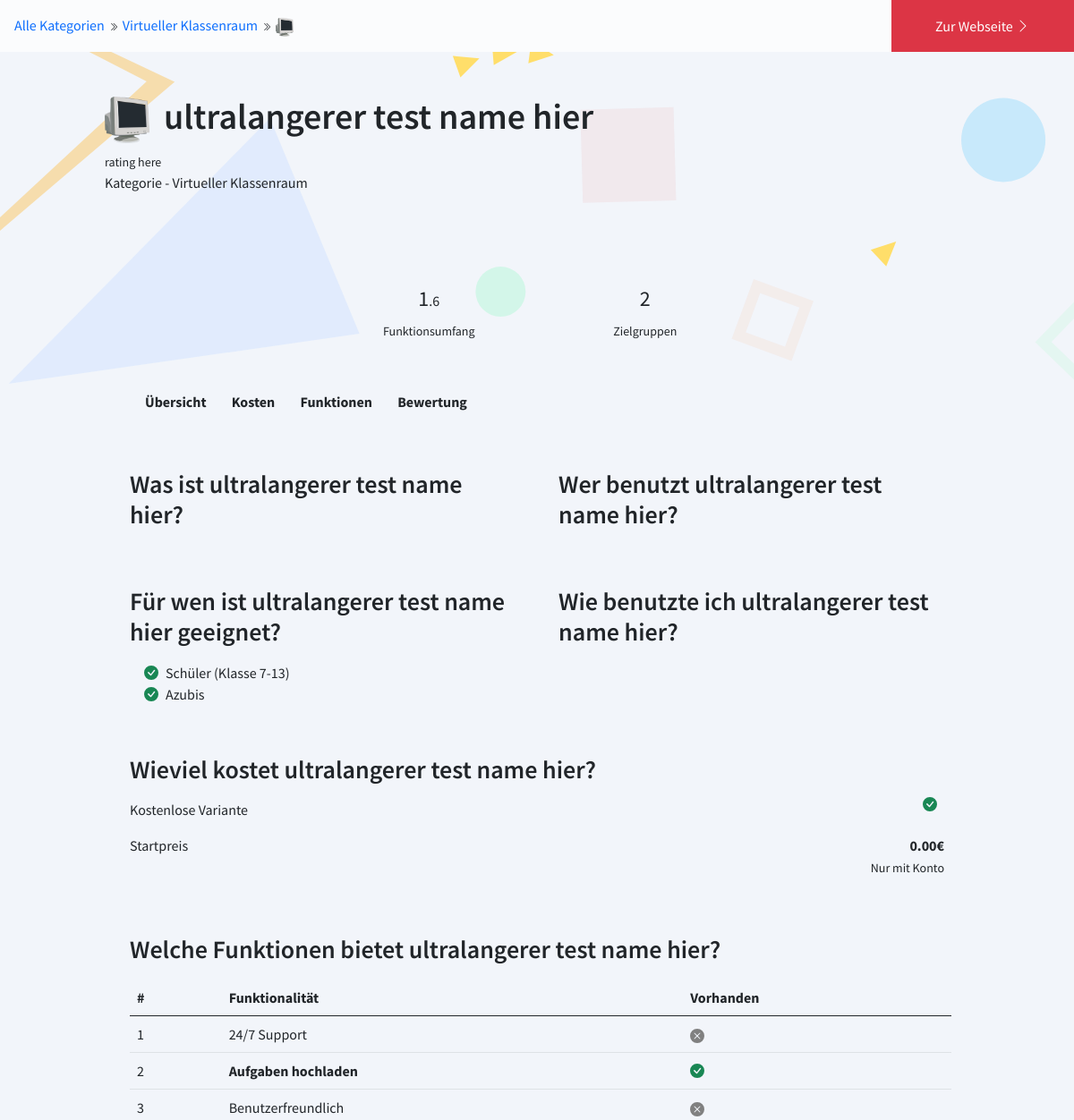
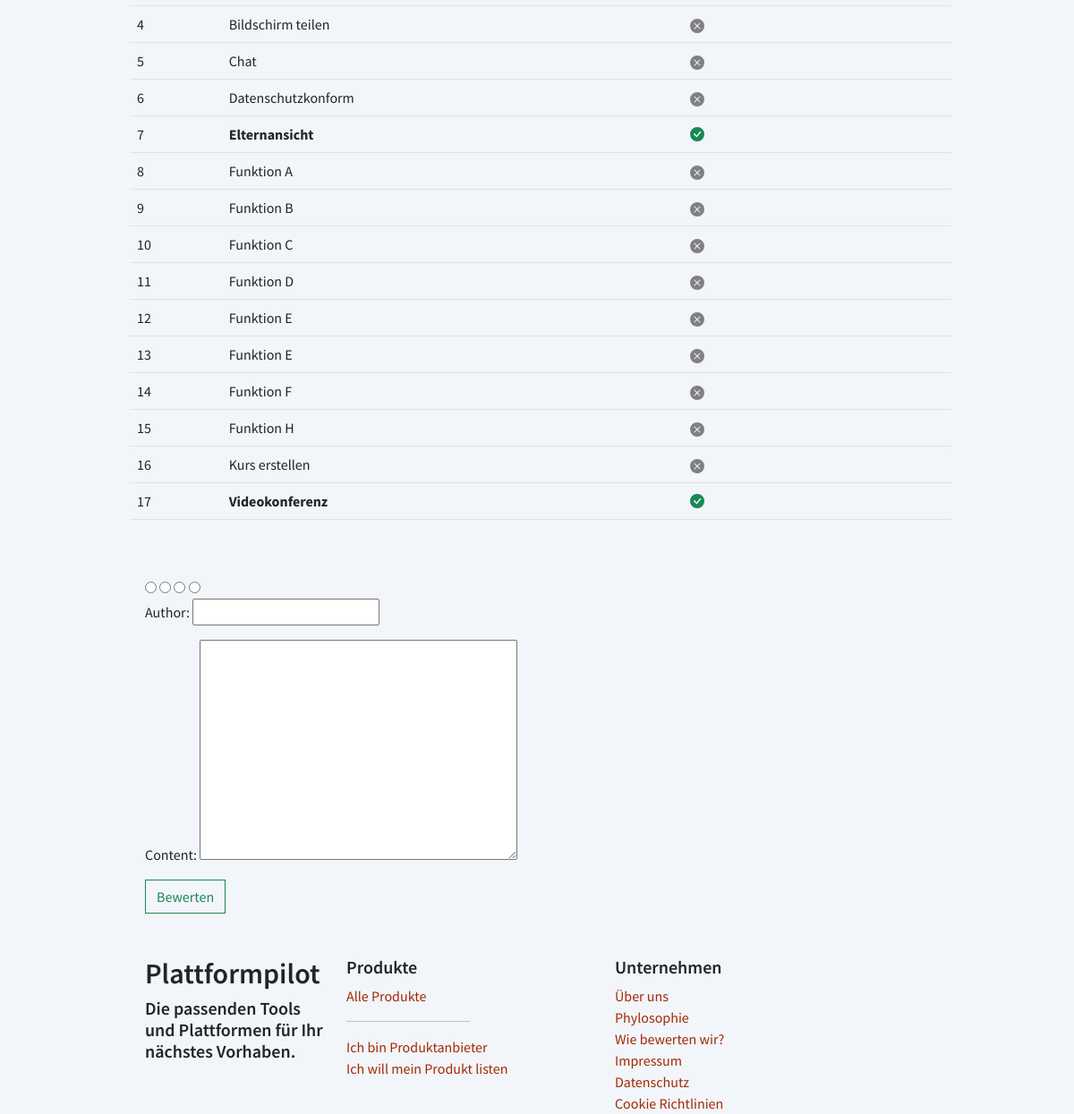
The app's page /plattform/ultralangerer-test-name-hier with its own data (2 pictures, top to bottom).
### apps/platforms/models.py (models this page shows, shortened)
class Platform(models.Model):
    name = models.CharField(max_length=200, verbose_name='Name')
    slug = models.SlugField(max_length=200, default=uuid.uuid1, blank=True, null=True)
    thumbnail = models.ImageField(upload_to='platforms/thumbnails')
    category = models.ForeignKey('core.Category', on_delete=models.CASCADE)
    suitable_for = models.ManyToManyField(Suitable, verbose_name='Geeignet für')
    suitable_for_text = models.TextField(max_length=1000, default='', verbose_name='Geeignet für Text', blank=True,
                                         null=True)
    is_free = models.BooleanField(default=False, verbose_name='Kostenlose variante')
    pricing = models.DecimalField(verbose_name='Startpreis', decimal_places=2, max_digits=5)
    pricing_note = models.CharField(max_length=200, verbose_name='Startpreis für')
    pricing_text = models.TextField(blank=True, null=True)
    price_rating = models.CharField(max_length=10, blank=True, null=True)
    functionality = models.ManyToManyField(Functionality, max_length=200, verbose_name='Funktionalitäten')
    image_detail = models.ImageField(upload_to='platforms/images', blank=True, null=True)
    short_description = models.TextField(max_length=50000, blank=True, null=True)
    who_use_it = models.TextField(max_length=50000, blank=True, null=True)
    when_to_use = models.TextField(max_length=50000, blank=True, null=True)
    link = models.CharField(max_length=50000)
    tutorial = models.TextField(max_length=50000, blank=True, null=True)
    tutorial_video = EmbedVideoField(blank=True, null=True)
    is_featured = models.BooleanField(default=False)
    design_rating = models.CharField(max_length=10, blank=True, null=True)
    tested = models.BooleanField(default=False)
    test_report = models.TextField(max_length=50000, blank=True, null=True)
    class Meta:
        verbose_name_plural = 'Plattformen'

class Suitable(models.Model):
    suitable_for = models.CharField(max_length=200)

class Functionality(models.Model):
    functionality = models.CharField(max_length=200)
    def __str__(self):
        return f'{self.functionality}'

### apps/core/models.py (models this page shows, shortened)
class Category(models.Model):
    category = models.CharField(max_length=200)
    description = models.TextField(max_length=5000, default='')
    slug = models.SlugField(blank=True, null=True)
    filter_functions = models.ManyToManyField(Functionality, verbose_name='Filtern nach')
    related_category = models.ManyToManyField('self', related_name='related_category', blank=True, null=True)
    is_active = models.BooleanField(default=True)
    class Meta:
        verbose_name_plural = 'Categories'
    def __str__(self):
        return f'{self.category}'

### apps/platforms/views.py (the view)
# urls.py: path('<slug>', platform_detail, name="platform_detail")
def platform_detail(request, slug):
    platform = Platform.objects.get(slug=slug)
    category = Category.objects.get(category=platform.category)
    function_count = round(platform.functionality.count() * 10 / category.filter_functions.count(), 2)
    function_count = str(function_count)
    all_functions = category.filter_functions.all().order_by('functionality')
    if request.method == 'POST':
        form = ReviewForm(request.POST)
        if form.is_valid():
            form.rating = form.cleaned_data['rating']
            form.save()
            messages.success(request, 'Super! Ihre Bewertung wird von uns geprüft und anschließend freigeschaltet.')
            return redirect('platform:platform_detail', platform.slug)
    else:
        form = ReviewForm()
    return render(request, 'platforms/platform-detail.html', {
        'platform': platform,
        'function_count': function_count,
        'all_functions': all_functions,
        'category': category,
        'form': form
    })

### apps/reviews/forms.py
class ReviewForm(forms.ModelForm):
    class Meta:
        model = Review
        fields = ['author', 'content']
        exclude = ['is_checked','rating']

### templates/platforms/platform-detail.html (shortened to what this page needs)
{% extends 'base.html' %}
{% load static embed_video_tags %}
{% block custom-css %}
    <link rel="stylesheet" href="{% static 'css/platforms/platform-detail.css' %}"/>
{% endblock %}
{% block content %}
    <div class="wrapper">
        <div class="container-fluid img__background px-0">
            <div class="d-flex justify-content-between bg-light">
                <nav class="breadcrumb__wrapper p-3 pb-0" aria-label="breadcrumb">
                    <ol class="breadcrumb">
                        <li class="breadcrumb-item d-sm-inline d-none"><a href="#">Alle Kategorien</a></li>
                        <li class="breadcrumb-divider d-sm-inline d-none">
                        </li>
                        <li class="breadcrumb-item">
                            <a href="{{ request.META.HTTP_REFERER }}">
                                <span class="d-sm-block d-none">
                                {{ platform.category.category }}
                                </span>
                            </a>
                        </li>
                        <li class="breadcrumb-divider d-sm-inline d-none">
                        </li>
                        <li class="breadcrumb-item active d-sm-inline d-none"
                            aria-current="page"><img src="{{ platform.thumbnail.url }}" width="20"></li>
                    </ol>
                </nav>
                <div class="d-sm-block d-flex">
                    <a href="{{ platform.link }}" target="_blank"
                       class="btn btn-danger rounded-0 p-3 px-sm-5 px-4 h-100 w-100">
                        Zur Webseite
                    </a>
                </div>
            </div>
            <div class="container-md pt-5 container-custom">
                <h1><img src="{{ platform.thumbnail.url }}" width="50" class="me-3"/>{{ platform.name }}</h1>
                <small>rating here</small>
                <p>Kategorie - {{ platform.category.category }}</p>
                <div class="mt-5 mx-auto py-5">
                    <div class="row row-cols-sm-4 row-col-2 g-sm-2 g-4 rating__wrapper">
                        {% if platform.design_rating %}
                            <div class="col-sm-3 col-6">
                                <div class="pie-wrapper text-center">
                                    <p class="h4 text-center">{{ platform.design_rating|first }}<small
                                            class="fw-small">.{{ platform.design_rating|slice:"2:" }}</small></p>
                                    <small>Aufbau & Design</small>
                                </div>
                            </div>
                        {% else %}
                            <div class="col-sm-3 col-0"></div>
                        {% endif %}
                        <div class="col-sm-3 col-6">
                            <div class="pie-wrapper text-center">
                                <p class="h4 text-center">{{ function_count|first }}<small
                                        class="fw-small">.{{ function_count|slice:"3:" }}</small></p>
                                <small>Funktionsumfang</small>
                            </div>
                        </div>
                        <div class="col-sm-3 col-6">
                            <div class="pie-wrapper text-center">
                                <p class="h4 text-center">{{ platform.suitable_for.count }}</p>
                                <small>Zielgruppen</small>
                            </div>
                        </div>
                    </div>
                </div>
            </div>
        </div>
        <div class="container w-900">
            <div class="scrollspy-nav position-absolute py-2 ps-0">
                <a data-target="overview__wrapper" class="scrollspy-link">Übersicht</a>
                <a data-target="pricing__wrapper" class="scrollspy-link">Kosten</a>
                <a data-target="functions_wrapper" class="scrollspy-link">Funktionen</a>
                <a data-target="rating__wrapper" class="scrollspy-link">Bewertung</a>
            </div>
        </div>
        <div class="container container-custom">
            <div id="overview__wrapper" class="row row-cols-sm-2 row-cols-1 gx-5 gy-5 scrollspy-section mt-5">
                <div class="col">
                    <h3 class="mb-3">Was ist {{ platform.name }}?</h3>
                </div>
                <div class="col">
                    <h3 class="mb-3">Wer benutzt {{ platform.name }}?</h3>
                </div>
                <div class="col">
                    <h3 class="mb-3">Für wen ist {{ platform.name }} geeignet?</h3>
                    <ul class="list-group list-group-flush mb-2">
                        {% for suitable in platform.suitable_for.all %}
                            <li class="list-group-item bg-transparent border-0 py-0">
                                {% include '_includes/icons/check-circle.svg' %}{{ suitable.suitable_for }}
                            </li>
                        {% endfor %}
                    </ul>
                </div>
                <div class="col">
                    <h3 class="mb-3">Wie benutzte ich {{ platform.name }}?</h3>
                </div>
            </div>
            <div class="row row-cols-1 g-5 mt-5 px-4">
                <div class="scrollspy-section col" id="pricing__wrapper">
                    <h3 class="mb-3">Wieviel kostet {{ platform.name }}?</h3>
                    <div>
                        <div class="d-flex justify-content-between pe-2">
                            <p>Kostenlose Variante</p>
                        </div>
                        <div class="d-flex justify-content-between pe-2">
                            <p>Startpreis</p>
                            <p class="text-end">
                                <b>{{ platform.pricing }}€</b><br><small>{{ platform.pricing_note }}</small>
                            </p>
                        </div>
                    </div>
                </div>
                <div class="scrollspy-section col my-5" id="functions_wrapper">
                    <h3 class="mb-3">Welche Funktionen bietet {{ platform.name }}?</h3>
                    <div class="table-responsive">
                        <table class="table">
                            <thead>
                            <tr>
                                <th scope="col">#</th>
                                <th scope="col">Funktionalität</th>
                                <th scope="col">Vorhanden</th>
                            </tr>
                            </thead>
                            <tbody>
                            {% for f in all_functions %}
                                <tr>
                                    <td>{{ forloop.counter }}</td>
                                    <td class="{% if f in platform.functionality.all %}fw-bold {% endif %}">
                                        {{ f }}
                                    </td>
                                    <td class="text-md-start text-end">
                                    </td>
                                </tr>
                            {% endfor %}
                            </tbody>
                        </table>
                    </div>
                </div>
            </div>
        </div>
    </div>
    <div class="review__wrapper w-900 container">
    {% include '_includes/platforms/review-form.html' %}
    </div>
{% endblock %}

### static/css/_variables.css (style rules this page uses)
:root { --bg-color: #f2f5fa; --light: #fbfcfd; --success: #02A340; --warning: #F2DD03; --danger: #A22A02; --dark: #00040A; }
body { background: var(--bg-color); overflow-x: hidden; touch-action: cross-slide-x; -ms-touch-action: cross-slide-x; font-family: 'Source Sans Pro', sans-serif; }
h1, h2, h3, h4, h5, h6 { font-family: 'Source Sans Pro', sans-serif; font-weight: 600; }
a { text-decoration: none; color: var(--danger); transition: .3s; }
.bg-light { background: var(--light) !important; background-color: var(--light) !important; }
.w-900 { max-width: 900px !important; width: 100% !important; margin: 0 auto !important; }

### static/css/platforms/platform-detail.css (style rules this page uses)
.wrapper { overflow-x: hidden; }
.img__background { background-image: url("../../images/platforms/detail-placeholder.svg"); background-size: cover; background-repeat: no-repeat; background-position: -200px; }
.breadcrumb-item a { text-decoration: none; color: var(--bs-primary); }
.breadcrumb-item.active { color: var(--bs-muted); }
.fw-small { font-size: 16px; }
.rating__wrapper, .w-900, .container-custom { max-width: 990px; margin: 0 auto; }
.scrollspy-nav { background-color: var(--bg-color); z-index: 5; transition: .5s; }
.scrollspy-nav .scrollspy-link { cursor: pointer; text-decoration: none; color: var(--bs-dark); font-weight: bold; margin-right: 25px; transition: .5s; }
.scrollspy-section { margin: 0 4px; }

### records on screen
Platform: category.category "Virtueller Klassenraum", thumbnail (picture), name "ultralangerer test name hier", suitable_for.count "2", pricing "0.00", pricing_note "Nur mit Konto"
Suitable: suitable_for "Schüler (Klasse 7-13)"
Suitable: suitable_for "Azubis"
Functionality: functionality "24/7 Support"
Functionality: functionality "Aufgaben hochladen"
Functionality: functionality "Benutzerfreundlich"
Functionality: functionality "Bildschirm teilen"
Functionality: functionality "Chat"
Functionality: functionality "Datenschutzkonform"
Functionality: functionality "Elternansicht"
Functionality: functionality "Funktion A"
Functionality: functionality "Funktion B"
Functionality: functionality "Funktion C"
Functionality: functionality "Funktion D"
Functionality: functionality "Funktion E"
Functionality: functionality "Funktion E"
Functionality: functionality "Funktion F"
Functionality: functionality "Funktion H"
Functionality: functionality "Kurs erstellen"
Functionality: functionality "Videokonferenz"

### other values on screen
{{ function_count|first }} "1"
{{ function_count|slice:"3:" }} "6"
